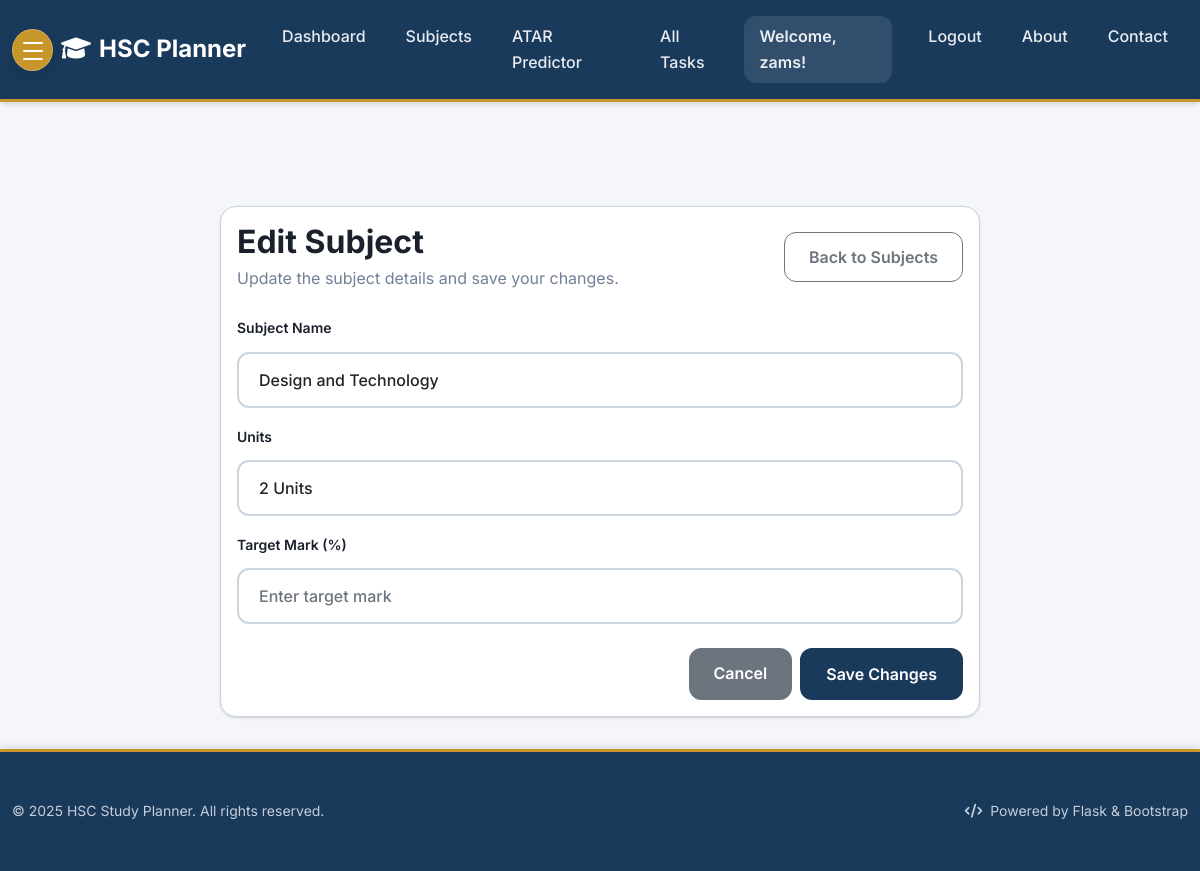
Page /subjects/32/edit (signed in) on the committed database.
### tables this page shows
CREATE TABLE users (
    id INTEGER PRIMARY KEY AUTOINCREMENT,
    username TEXT UNIQUE NOT NULL,
    password_hash TEXT NOT NULL,
    email TEXT UNIQUE NOT NULL
);

CREATE TABLE subjects (
                id INTEGER PRIMARY KEY AUTOINCREMENT,
                name TEXT NOT NULL,
                user_id INTEGER NOT NULL,
                units INTEGER NOT NULL DEFAULT 2,
                target_mark INTEGER,
                FOREIGN KEY (user_id) REFERENCES users (id),
                UNIQUE(user_id, name)
            );

### Task_Organiser/app.py (the view, shortened to what this page needs)
    @app.route("/subjects/<int:subject_id>/edit", methods=["GET", "POST"])
    @login_required
    def edit_subject(subject_id):
        db = get_db()
        subject = db.execute(
            "SELECT * FROM subjects WHERE id = ? AND user_id = ?",
            (subject_id, g.user["id"]),
        ).fetchone()
        if subject is None:
            flash("Subject not found", "error")
            return redirect(url_for("subjects"))
        return render_template("edit_subject.html", subject=dict(subject))

### Task_Organiser/app.py (called while the page is built)
def login_required(view):
    @wraps(view)
    def wrapped_view(**kwargs):
        if g.user is None:
            return redirect(url_for("login"))
        return view(**kwargs)
    return wrapped_view

### Task_Organiser/db.py (called while the page is built)
def get_db() -> sqlite3.Connection:
    if "db" not in g:
        database_path = current_app.config["DATABASE"]
        g.db = sqlite3.connect(database_path)
        g.db.row_factory = sqlite3.Row
    return g.db

### Task_Organiser/templates/edit_subject.html (shortened to what this page needs)
{% extends 'base.html' %}
{% block content %}
<div class="container mt-5">
    <div class="row justify-content-center">
        <div class="col-lg-8">
            <div class="card">
                <div class="card-body">
                    <div class="d-flex justify-content-between align-items-center mb-4">
                        <div>
                            <h2 class="fw-bold mb-1">Edit Subject</h2>
                            <p class="text-muted mb-0">Update the subject details and save your changes.</p>
                        </div>
                        <a href="{{ url_for('subjects') }}" class="btn btn-outline-secondary">Back to Subjects</a>
                    </div>
                    <form method="POST" action="{{ url_for('edit_subject', subject_id=subject['id']) }}">
                        <div class="mb-3">
                            <label for="subject_name" class="form-label fw-semibold">Subject Name</label>
                            <input type="text" class="form-control" id="subject_name" name="subject_name"
                                   value="{{ subject['name'] }}" required>
                        </div>
                        <div class="mb-3">
                            <label for="units" class="form-label fw-semibold">Units</label>
                            <select class="form-select" id="units" name="units" required>
                                <option value="2" {% if subject['units'] == 2 %}selected{% endif %}>2 Units</option>
                            </select>
                        </div>
                        <div class="mb-4">
                            <label for="target_mark" class="form-label fw-semibold">Target Mark (%)</label>
                            <input type="number" class="form-control" id="target_mark" name="target_mark"
                                   min="0" max="100" placeholder="Enter target mark" value="{{ subject['target_mark'] or '' }}">
                        </div>
                        <div class="d-flex justify-content-end gap-2">
                            <a href="{{ url_for('subjects') }}" class="btn btn-secondary">Cancel</a>
                            <button type="submit" class="btn btn-primary">Save Changes</button>
                        </div>
                    </form>
                </div>
            </div>
        </div>
    </div>
</div>
{% endblock %}

### Task_Organiser/templates/base.html (shortened to what this page needs)
<!DOCTYPE html>
<html lang="en">
<head>
    <link href="https://cdn.jsdelivr.net/npm/bootstrap@5.1.3/dist/css/bootstrap.min.css" rel="stylesheet">
    <link href="https://cdnjs.cloudflare.com/ajax/libs/font-awesome/6.0.0/css/all.min.css" rel="stylesheet">
</head>
<body>
    <nav class="navbar navbar-expand-lg navbar-dark">
        <div class="container">
            <button class="burger-menu-btn me-2" type="button" data-bs-toggle="offcanvas" data-bs-target="#appMenu" aria-controls="appMenu" aria-label="Open menu">
                <span></span>
                <span></span>
                <span></span>
            </button>
            <a class="navbar-brand" href="{{ url_for('index') }}">
                <i class="fas fa-graduation-cap me-2"></i>HSC Planner
            </a>
            <div class="navbar-collapse">
                <ul class="navbar-nav me-auto">
                    <li class="nav-item">
                        <a class="nav-link" href="{{ url_for('index') }}">Dashboard</a>
                    </li>
                    <li class="nav-item">
                        <a class="nav-link" href="{{ url_for('subjects') }}">Subjects</a>
                    </li>
                    <li class="nav-item">
                        <a class="nav-link" href="{{ url_for('atar') }}">ATAR Predictor</a>
                    </li>
                    <li class="nav-item">
                        <a class="nav-link" href="{{ url_for('index') }}?view=all">All Tasks</a>
                    </li>
                </ul>
                <div class="navbar-nav ms-auto">
                    {% if g.user %}
                        <span class="navbar-text me-3">Welcome, {{ g.user.username }}!</span>
                        <a class="nav-link" href="{{ url_for('logout') }}" onclick="return confirm('Are you sure you want to logout?')">Logout</a>
                    {% else %}
                        <a class="nav-link" href="{{ url_for('login') }}">Login</a>
                        <a class="nav-link" href="{{ url_for('register') }}">Register</a>
                    {% endif %}
                    <a class="nav-link" href="{{ url_for('about') }}">About</a>
                    <a class="nav-link" href="{{ url_for('contact') }}">Contact</a>
                </div>
            </div>
        </div>
    </nav>
    <main class="container mt-4">
            {% block content %}{% endblock %}
        </main>
    <footer class="footer mt-auto">
        <div class="container py-2 py-md-3">
            <div class="row align-items-center">
                <div class="col-12 col-md-6">
                    <p class="mb-0 opacity-75 small">&copy; 2025 HSC Study Planner. All rights reserved.</p>
                </div>
                <div class="col-12 col-md-6 text-md-end">
                    <p class="mb-0 opacity-75 small">
                        <i class="fas fa-code me-1"></i>
                        Powered by Flask & Bootstrap
                    </p>
                </div>
            </div>
        </div>
    </footer>
</body>
</html>

### Task_Organiser/templates/base.html (style rules this page uses)
:root { --primary: #1a3a5c; --primary-light: #2c5282; --accent: #c8972b; --success: #276749; --danger: #9b2335; --warning: #d69e2e; --info: #3182ce; --bg: #f4f6f9; --card-bg: #ffffff; --text-primary: #1a202c; --text-secondary: #4a5568; --border: #cbd5e0; --text-muted: #718096; --shadow-sm: 0 1px 3px 0 rgba(0, 0, 0, 0.1), 0 1px 2px 0 rgba(0, 0, 0, 0.06); --shadow-md: 0 4px 6px -1px rgba(0, 0, 0, 0.1), 0 2px 4px -1px rgba(0, 0, 0, 0.06); --shadow-lg: 0 10px 15px -3px rgba(0, 0, 0, 0.1), 0 4px 6px -2px rgba(0, 0, 0, 0.05); --shadow-xl: 0 20px 25px -5px rgba(0, 0, 0, 0.1), 0 10px 10px -5px rgba(0, 0, 0, 0.04); --border-radius-sm: 0.5rem; --border-radius-md: 0.75rem; --border-radius-lg: 1rem; --border-radius-xl: 1.5rem; }
* { margin: 0; padding: 0; box-sizing: border-box; }
body { font-family: 'Inter', -apple-system, BlinkMacSystemFont, sans-serif; background: var(--bg); color: var(--text-primary); line-height: 1.6; min-height: 100vh; display: flex; flex-direction: column; }
.navbar { background: var(--primary); box-shadow: var(--shadow-md); border-bottom: 3px solid var(--accent); padding: 1rem 0; }
.navbar-brand { font-family: 'Inter', sans-serif; font-weight: 700; font-size: 1.5rem; color: white !important; }
.nav-link { font-weight: 500; color: rgba(255,255,255,0.9) !important; transition: all 0.3s ease; border-radius: var(--border-radius-md); margin: 0 0.25rem; padding: 0.5rem 1rem !important; }
.navbar-text { color: rgba(255,255,255,0.9) !important; font-weight: 600; background: rgba(255,255,255,0.1); padding: 0.5rem 1rem; border-radius: var(--border-radius-md); }
.card { border: 1px solid var(--border); border-radius: var(--border-radius-lg); box-shadow: var(--shadow-sm); transition: all 0.3s ease; background: var(--card-bg); }
.btn { font-weight: 600; border-radius: var(--border-radius-md); transition: all 0.3s ease; padding: 0.75rem 1.5rem; text-transform: none; letter-spacing: 0; }
.btn-primary { background: var(--primary); color: white; border: 2px solid var(--primary); }
.form-control, .form-select { border: 2px solid var(--border); border-radius: var(--border-radius-md); padding: 0.875rem 1.25rem; font-weight: 500; transition: all 0.3s ease; background: white; }
.form-label { font-weight: 600; color: var(--text-primary); margin-bottom: 0.75rem; text-transform: none; letter-spacing: 0; font-size: 0.875rem; }
h1, h2, h3, h4, h5, h6 { font-weight: 700; color: var(--text-primary); margin-bottom: 1rem; }
h2 { font-size: 2rem; }
.text-muted { color: var(--text-muted) !important; }
footer { background: var(--primary); color: white; border-top: 3px solid var(--accent); padding: 2rem 0; margin-top: auto; box-shadow: 0 -4px 6px -1px rgba(0, 0, 0, 0.1); }
main.container { padding-top: 2rem; padding-bottom: 2rem; flex: 1; }
@media (max-width: 1200px) { .container { max-width: 100%; } }
.burger-menu-btn { width: 42px; height: 42px; border-radius: 50%; display: inline-flex; align-items: center; justify-content: center; padding: 0; position: relative; background: var(--accent); border: 1px solid rgba(255,255,255,0.25); box-shadow: 0 6px 18px rgba(0, 0, 0, 0.12); }
.burger-menu-btn span { display: block; width: 20px; height: 2px; border-radius: 2px; background: #fff; position: absolute; left: 50%; transform: translateX(-50%); transition: transform 0.2s ease, opacity 0.2s ease; }
.burger-menu-btn span:nth-child(1) { top: 12px; }
.burger-menu-btn span:nth-child(2) { top: 20px; }
.burger-menu-btn span:nth-child(3) { top: 28px; }

### rows in the picture
users: user.username "zams"
subjects: subject_name "Design and Technology", units "2 Units"
